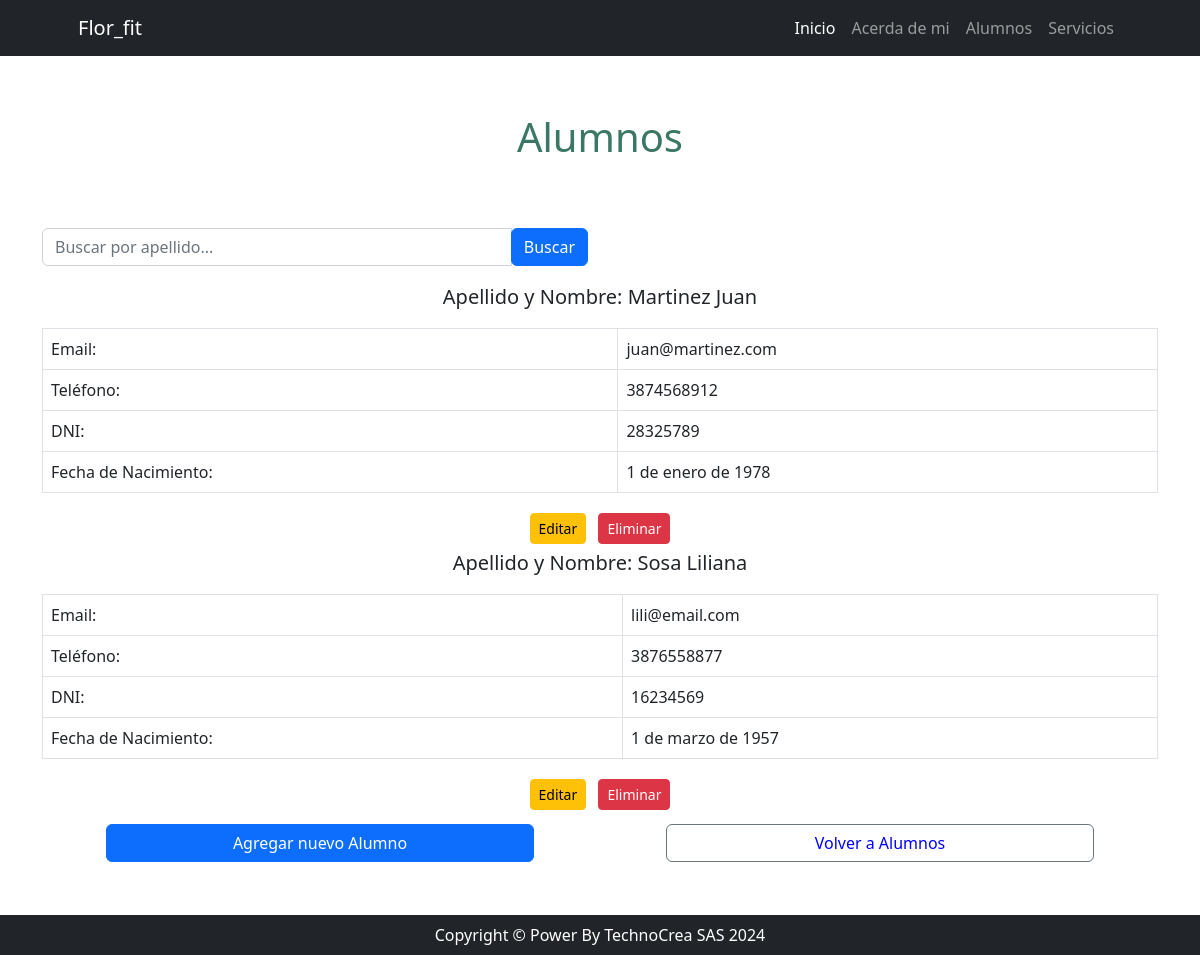
Page /usuario/alumno/list on the earlier database version.
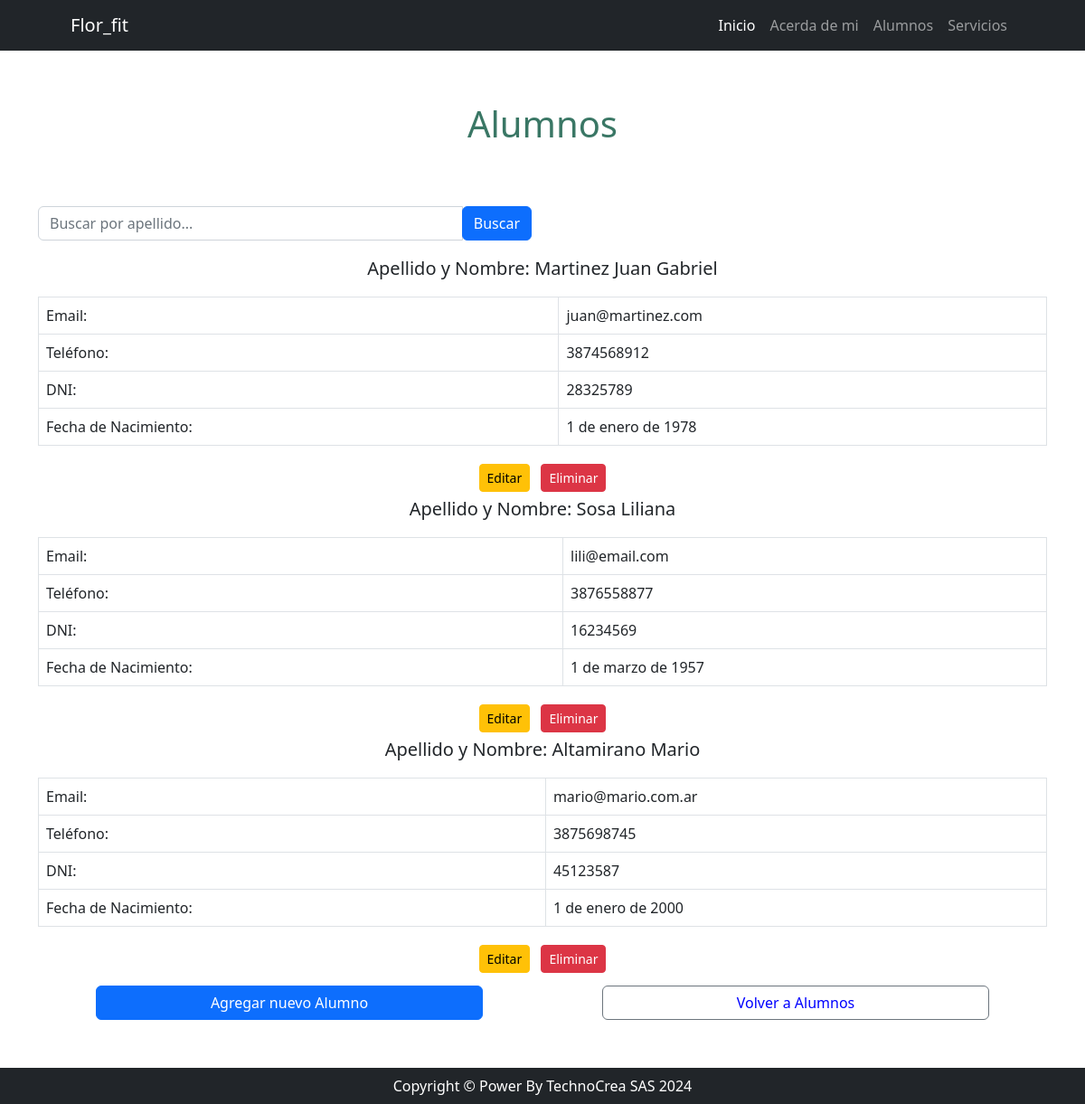
Same page on the later database version.
### usuario/models.py (models this page shows, shortened)
class Alumno(models.Model):
    dni = models.IntegerField()
    apellido = models.CharField(max_length=100)
    nombre = models.CharField(max_length=100)
    email = models.EmailField(unique=True)
    telefono = models.CharField(max_length=20, blank=True)
    fecha_nacimiento = models.DateField(null=True, blank=True)
    class Meta:
        verbose_name = 'Alumno'
        verbose_name_plural = 'Alumnos'

### usuario/views.py (the view)
# urls.py: path('alumno/list', views.alumnos_list, name='alumnos_list'),
def alumnos_list(request):
    busqueda = request.GET.get("busqueda", None)
    if busqueda:
        print(busqueda)
        consulta = Alumno.objects.filter(apellido__icontains=busqueda)
    else:
        consulta = Alumno.objects.all()
    contexto = {"alumnos": consulta}
    return render(request, "usuario/alumnos_list.html", contexto)

### usuario/templates/usuario/alumnos_list.html (shortened to what this page needs)
{% extends 'core/base.html' %}
{% block content %}
    <header>
        <h1 class="text-center" style="padding-top: 1.5cm; padding-bottom: 0.5cm; color: #3a7765;">Alumnos</h1>
    </header>
    <div class="container mt-5">
        <div class="row mb-3">
            <div class="col-lg-6">
                <form action="{% url 'usuario:alumnos_list' %}"
                    method="get"
                    class="input-group">
                    <input type="text"
                        name="busqueda"
                        class="form-control"
                        placeholder="Buscar por apellido...">
                    <div class="input-group-append">
                        <button class="btn btn-primary" type="submit">Buscar</button>
                    </div>
                </form>
            </div>
        </div>
    <ul class="list-unstyled">
        <ul class="list-unstyled">
            {% for alumno in alumnos %}
            <li>
                <p class="font-weight-bold text-center" style="font-size: 1.25rem;">Apellido y Nombre: {{ alumno.apellido }} {{ alumno.nombre }}</p>
                <div class="table-responsive">
                    <table class="table table-bordered">
                        <tbody>
                            <tr>
                                <td class="font-weight-bold">Email:</td>
                                <td>{{ alumno.email }}</td>
                            </tr>
                            <tr>
                                <td class="font-weight-bold">Teléfono:</td>
                                <td>{{ alumno.telefono }}</td>
                            </tr>
                            <tr>
                                <td class="font-weight-bold">DNI:</td>
                                <td>{{ alumno.dni }}</td>
                            </tr>
                            <tr>
                                <td class="font-weight-bold">Fecha de Nacimiento:</td>
                                <td>{{ alumno.fecha_nacimiento }}</td>
                            </tr>
                        </tbody>
                    </table>
                </div>
                <div class="text-center">
                    <a href="{% url 'usuario:alumnos_update' alumno.id %}" class="btn btn-warning btn-sm m-1">Editar</a>
                    <a href="{% url 'usuario:alumnos_delete' alumno.id %}" class="btn btn-danger btn-sm m-1">Eliminar</a>
                </div>
            </li>
            {% endfor %}
        </ul>
        <div class="container text-center" style="padding: 10px; margin-bottom: 75px;">
            <div class="row">
                <div class="col-12 col-md-6 mb-2">
                    <a href="{% url 'usuario:alumnos_create' %}" class="btn btn-primary btn-block" style="width: 80%; color: white;">Agregar nuevo Alumno</a>
                </div>
                <div class="col-12 col-md-6 mb-2">
                    <a href="{% url 'usuario:index' %}" class="btn btn-outline-secondary btn-block" style="width: 80%; color: blue;">Volver a Alumnos</a>
                </div>
            </div>
        </div>
        </div>
{% endblock content %}

Differences in the rows shown:
changed Alumno "Martinez": nombre "Juan" → "Juan Gabriel"
added Alumno: apellido "Altamirano", nombre "Mario", email "mario@mario.com.ar", telefono "3875698745", dni "45123587", fecha_nacimiento "1 de enero de 2000"
